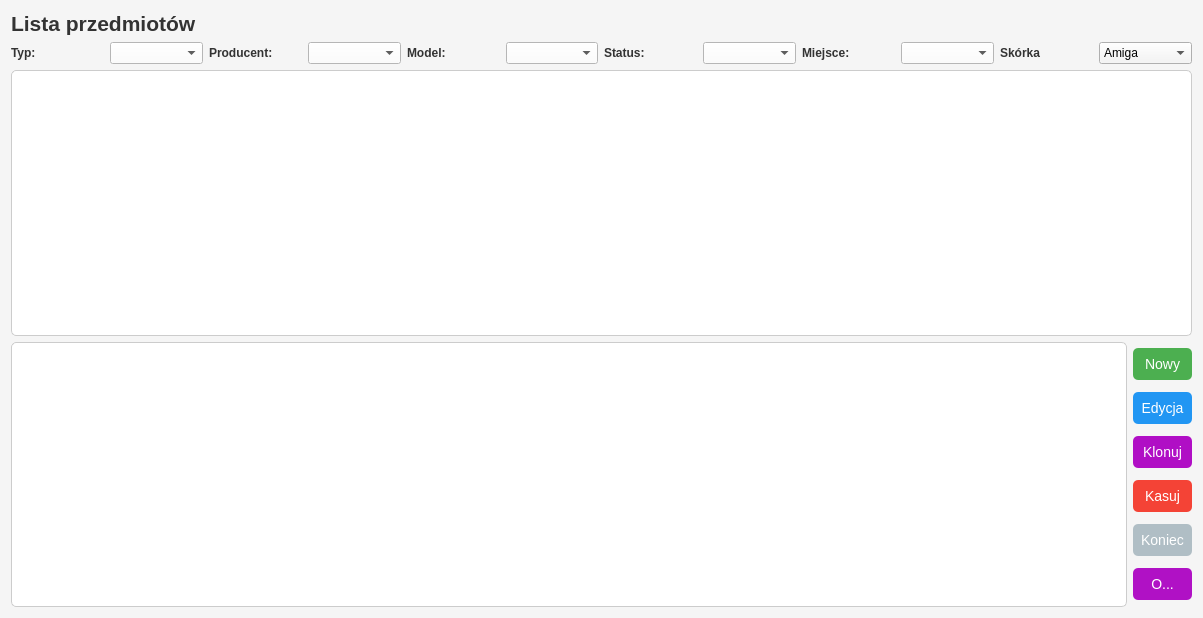
<?xml version="1.0" encoding="UTF-8"?>
<ui version="4.0">
 <class>itemList</class>
 <widget class="QWidget" name="itemList">
  <property name="geometry">
   <rect>
    <x>0</x>
    <y>0</y>
    <width>1203</width>
    <height>618</height>
   </rect>
  </property>
  <property name="windowTitle">
   <string>Lista przedmiotów</string>
  </property>
  <property name="styleSheet">
   <string notr="true">QWidget {
    background-color: #F5F5F5;
}

QLabel {
    color: #333333;
    font-weight: bold;
}

QTableView {
    border: 1px solid #CCCCCC;
    border-radius: 5px;
    background-color: #FFFFFF;
    color: #000000;
}

QTableView QHeaderView::section {
    background-color: #E0E0E0;
    color: #333333;
    padding: 5px;
    border: 1px solid #CCCCCC;
}

QGraphicsView {
    border: 1px solid #CCCCCC;
    border-radius: 5px;
    background-color: #FFFFFF;
}

QPushButton {
    border: none;
    border-radius: 5px;
    padding: 8px;
    font-size: 14px;
}

QPushButton#itemList_pushButton_new {
    background-color: #4CAF50;
    color: white;
}

QPushButton#itemList_pushButton_edit {
    background-color: #2196F3;
    color: white;
}

QPushButton#itemList_pushButton_clone {
    background-color: #B00EC5;
    color: white;
}

QPushButton#itemList_pushButton_delete {
    background-color: #F44336;
    color: white;
}

QPushButton#itemList_pushButton_end {
    background-color: #B0BEC5;
    color: white;
}

QPushButton#itemList_pushButton_about {
    background-color: #B011C5;
    color: white;
}

QPushButton:hover {
    opacity: 0.8;
}</string>
  </property>
  <layout class="QVBoxLayout" name="mainLayout">
   <item>
    <widget class="QLabel" name="headerLabel">
     <property name="font">
      <font>
       <pointsize>16</pointsize>
       <bold>true</bold>
      </font>
     </property>
     <property name="text">
      <string>Lista przedmiotów</string>
     </property>
    </widget>
   </item>
   <item>
    <layout class="QHBoxLayout" name="filterLayout">
     <item>
      <widget class="QLabel" name="labelFilterType">
       <property name="text">
        <string>Typ:</string>
       </property>
      </widget>
     </item>
     <item>
      <widget class="QComboBox" name="filterTypeComboBox">
       <property name="styleSheet">
        <string notr="true">QComboBox {
    background-color: white;
    color: black;
}
QComboBox QAbstractItemView {
    background-color: white;
    color: black;
}
</string>
       </property>
      </widget>
     </item>
     <item>
      <widget class="QLabel" name="labelFilterVendor">
       <property name="text">
        <string>Producent:</string>
       </property>
      </widget>
     </item>
     <item>
      <widget class="QComboBox" name="filterVendorComboBox">
       <property name="styleSheet">
        <string notr="true">QComboBox {
    background-color: white;
    color: black;
}
QComboBox QAbstractItemView {
    background-color: white;
    color: black;
}
</string>
       </property>
      </widget>
     </item>
     <item>
      <widget class="QLabel" name="labelFilterModel">
       <property name="text">
        <string>Model:</string>
       </property>
      </widget>
     </item>
     <item>
      <widget class="QComboBox" name="filterModelComboBox">
       <property name="styleSheet">
        <string notr="true">QComboBox {
    background-color: white;
    color: black;
}
QComboBox QAbstractItemView {
    background-color: white;
    color: black;
}
</string>
       </property>
      </widget>
     </item>
     <item>
      <widget class="QLabel" name="labelFilterStatus">
       <property name="text">
        <string>Status:</string>
       </property>
      </widget>
     </item>
     <item>
      <widget class="QComboBox" name="filterStatusComboBox">
       <property name="styleSheet">
        <string notr="true">QComboBox {
    background-color: white;
    color: black;
}
QComboBox QAbstractItemView {
    background-color: white;
    color: black;
}
</string>
       </property>
      </widget>
     </item>
     <item>
      <widget class="QLabel" name="labelFilterStorage">
       <property name="text">
        <string>Miejsce:</string>
       </property>
      </widget>
     </item>
     <item>
      <widget class="QComboBox" name="filterStorageComboBox">
       <property name="styleSheet">
        <string notr="true">QComboBox {
    background-color: white;
    color: black;
}
QComboBox QAbstractItemView {
    background-color: white;
    color: black;
}
</string>
       </property>
      </widget>
     </item>
     <item>
      <widget class="QLabel" name="labelSelectSkin">
       <property name="text">
        <string>Skórka</string>
       </property>
      </widget>
     </item>
     <item>
      <widget class="QComboBox" name="filterSelectSkin">
       <item>
        <property name="text">
         <string>Amiga</string>
        </property>
       </item>
       <item>
        <property name="text">
         <string>Standard</string>
        </property>
       </item>
      </widget>
     </item>
    </layout>
   </item>
   <item>
    <widget class="QTableView" name="itemList_tableView"/>
   </item>
   <item>
    <layout class="QHBoxLayout" name="bottomLayout">
     <item>
      <widget class="QGraphicsView" name="itemList_graphicsView"/>
     </item>
     <item>
      <layout class="QVBoxLayout" name="buttonsLayout">
       <item>
        <widget class="QPushButton" name="itemList_pushButton_new">
         <property name="text">
          <string>Nowy</string>
         </property>
        </widget>
       </item>
       <item>
        <widget class="QPushButton" name="itemList_pushButton_edit">
         <property name="text">
          <string>Edycja</string>
         </property>
        </widget>
       </item>
       <item>
        <widget class="QPushButton" name="itemList_pushButton_clone">
         <property name="text">
          <string>Klonuj</string>
         </property>
        </widget>
       </item>
       <item>
        <widget class="QPushButton" name="itemList_pushButton_delete">
         <property name="text">
          <string>Kasuj</string>
         </property>
        </widget>
       </item>
       <item>
        <widget class="QPushButton" name="itemList_pushButton_end">
         <property name="text">
          <string>Koniec</string>
         </property>
        </widget>
       </item>
       <item>
        <widget class="QPushButton" name="itemList_pushButton_about">
         <property name="text">
          <string>O...</string>
         </property>
        </widget>
       </item>
      </layout>
     </item>
    </layout>
   </item>
  </layout>
 </widget>
 <resources/>
 <connections/>
</ui>
